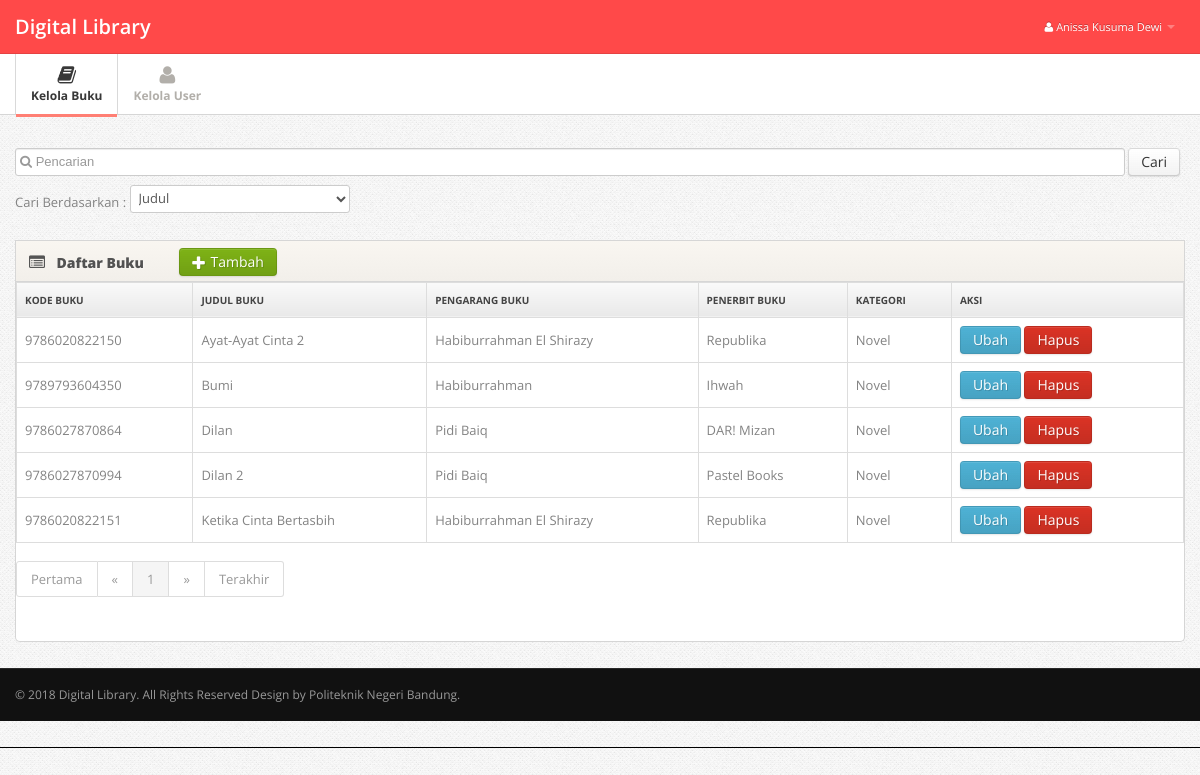
The app's page /admin/dashboard.php?page=buku (signed in) with its own data.
### tables this page shows
CREATE TABLE `tb_buku` (
  `kode_buku` char(13) NOT NULL,
  `judul` varchar(32) NOT NULL,
  `pengarang` varchar(32) NOT NULL,
  `penerbit` varchar(32) NOT NULL,
  `kategori` varchar(50) NOT NULL,
  `sinopsis` text NOT NULL,
  `deskripsi` text NOT NULL
);

### admin/asset/content/content-buku.php (the view, shortened to what this page needs)
<div class="main">
  <div class="main-inner">
    <div class="container">
        <div class="row">
            <div class="span12">
                <form action="cari-buku.php" method="get">
                    <input type="text" placeholder="&#xF002; Pencarian" style="width:94%;font-family:Arial, FontAwesome" name="cari" id="cari">
                        <input type="submit" value="Cari" class="btn" style="margin-bottom:9px;" name="submit">
                        Cari Berdasarkan :
                        <select name="pilihan" id="">
                            <option value="judul">Judul</option>
                        </select>
                    </form>
            </div>
        </div>
        <div class="row">
            <div class="span12">
                <div class="widget widget-nopad">
                <div class="widget-header"> <i class="icon-list-alt"></i>
                <h3> Daftar Buku</h3> <a href="dashboard.php?page=buku-tambah"><button class="btn btn-success"><i class="icon-plus" style="margin-right:2px;color:white; margin-left:0px"></i> Tambah</button></a>
            </div>
            <div class="widget-content">
                <div class="widget big-stats-container">
                    <?php
                        $page = (isset($_GET['hals']))? $_GET['hals'] : 1;
                        $limit = 10;
                        $limit_start = ($page - 1) * $limit;
                        $result = $conn->prepare("SELECT * FROM tb_buku ORDER BY judul ASC LIMIT ".$limit_start.",".$limit);
                        $result->execute();
                    ?>
                    <table class="table table-striped table-bordered datatable-extended">
                                    <thead>
                                        <tr>
                                            <th>Kode Buku</th>
                                            <th>Judul Buku</th>
                                            <th>Pengarang Buku</th>
                                            <th>Penerbit Buku</th>
                                            <th>Kategori</th>
                                            <th>Aksi</th>
                                        </tr>
                                    </thead>
                                    <tbody>
                                        <?php foreach($result as $row){ ?>
                                            <tr>
                                                <td><?php echo $row['kode_buku']?></td>
                                                <td><?php echo $row['judul']?></td>
                                                <td><?php echo $row['pengarang']?></td>
                                                <td><?php echo $row['penerbit']?></td>
                                                <td><?php echo $row['kategori']?></td>
                                                <td><a href="edit-buku.php?kode_buku=<?php echo $row['kode_buku']?>&src=daftarbuku"><button class="btn btn-info">Ubah</button></a>  <a href="action/hapus-buku.php?kode_buku=<?php echo $row['kode_buku'] ?>"><button class="btn btn-danger">Hapus</button></a></td>
                                            </tr>
                                        <?php } ?>
                                    </tbody>
                    </table>
                                                    <div style="cf">
														<center><ul class="pagination">
															<?php
															if($page == 1){
															?>
																<li class="disabled"><a href="#">Pertama</a></li>
																<li class="disabled"><a href="#">&laquo;</a></li>
															<?php
															}else{
																$link_prev = ($page > 1)? $page - 1 : 1;
															?>
																<li><a href="?page=buku&hals=1">Pertama</a></li>
																<li><a href="?page=buku&?hals=<?php echo $link_prev; ?>">&laquo;</a></li>
															<?php
															}
															?>
															<?php
																$sql2 = $conn->prepare("SELECT COUNT(*) AS jumlah FROM tb_buku ");
																$sql2->execute();
																$get_jumlah = $sql2->fetch();
																$jumlah_page = ceil($get_jumlah['jumlah'] / $limit);
																$jumlah_number = 3;
																$start_number = ($page > $jumlah_number)? $page - $jumlah_number : 1;
																$end_number = ($page < ($jumlah_page - $jumlah_number))? $page + $jumlah_number : $jumlah_page;
																for($i = $start_number; $i <= $end_number; $i++){
																	$link_active = ($page == $i)? ' class="active"' : '';
															?>
																<li<?php echo $link_active; ?>><a href="?page=buku&hals=<?php echo $i; ?>"><?php echo $i; ?></a></li>
															<?php
																}
															?>
															<?php
															if($page == $jumlah_page){
															?>
																<li class="disabled"><a href="#">&raquo;</a></li>
																<li class="disabled"><a href="#">Terakhir</a></li>
															<?php
															}else{
																$link_next = ($page < $jumlah_page)? $page + 1 : $jumlah_page;
															?>
																<li><a href="?page=buku&hals=<?php echo $link_next; ?>">&raquo;</a></li>
																<li><a href="?page=buku&hals=<?php echo $jumlah_page; ?>">Terakhir</a></li>
															<?php
															}
															?>
														</ul></center>
												    </div>
                </div>
            </div>
</div>
        </div>
    </div>
</div>

### admin/asset/header.php (shortened to what this page needs)
<div class="navbar navbar-fixed-top">
  <div class="navbar-inner">
    <div class="container"> <a class="brand" href="dashboard.php?page=buku">Digital Library </a>
      <div class="nav-collapse">
        <ul class="nav pull-right">
          <li class="dropdown">
            <a href="#" class="dropdown-toggle" data-toggle="dropdown"><i class="icon-user"></i>
                  <?php
                      $connection = new ConnectionDB();
                      $conn = $connection->getConnection();
                      try{
                        $sql = "SELECT * FROM tb_admin";
                        $result = $conn->prepare($sql);
                        $result->execute();
                        foreach($result as $pengguna){
                            if ($pengguna['username'] == $_SESSION['username']){
                              echo $pengguna['nama'];
                            }
                        }
                      }
                      catch (PDOException $e){
                        echo "ERROR : " . $e->getMessage();
                      }
                  ?>
            <b class="caret"></b></a>
          </li>
        </ul>
      </div>
    </div>
  </div>
</div>

### admin/css/style.css (style rules this page uses)
body { background: #f9f6f1; font: 13px/1.7em 'Open Sans'; }
input, button, select, textarea { font-family: 'Open Sans'; }
.table td { vertical-align: middle; }
.table-bordered th { background: #E9E9E9; background:-moz-linear-gradient(top, #FAFAFA 0%, #E9E9E9 100%); background:-webkit-gradient(linear, left top, left bottom, color-stop(0%,#FAFAFA), color-stop(100%,#E9E9E9)); background:-webkit-linear-gradient(top, #FAFAFA 0%,#E9E9E9 100%); background:-o-linear-gradient(top, #FAFAFA 0%,#E9E9E9 100%); background:-ms-linear-gradient(top, #FAFAFA 0%,#E9E9E9 100%); background:linear-gradient(top, #FAFAFA 0%,#E9E9E9 100%); filter: progid:DXImageTransform.Microsoft.gradient(startColorstr='#FAFAFA', endColorstr='#E9E9E9'); -ms-filter: "progid:DXImageTransform.Microsoft.gradient(startColorstr='#FAFAFA', endColorstr='#E9E9E9')"; font-size: 10px; color: #444; text-transform: uppercase; }
.navbar .container { position: relative; }
.navbar-inner { padding: 7px 0; background: #ff4949 !important; -moz-border-radius: 0; -webkit-border-radius: 0; border-radius: 0; }
.navbar-fixed-top { position: static; }
.navbar .nav a { font-size: 11px; }
.navbar .nav>li>a { color:#fff !important; }
.navbar .brand { font-weight: 600; position: relative; top: 2px; }
.main { padding-bottom: 2em; border-bottom: 1px solid #000; }
.widget { position: relative; clear: both; width: auto; margin-bottom: 2em; overflow: hidden; }
.widget-header { position: relative; height: 40px; line-height: 40px; background: #f9f6f1; background:-moz-linear-gradient(top, #f9f6f1 0%, #f2efea 100%); background:-webkit-gradient(linear, left top, left bottom, color-stop(0%,#f9f6f1), color-stop(100%,#f2efea)); background:-webkit-linear-gradient(top, #f9f6f1 0%,#f2efea 100%); background:-o-linear-gradient(top, #f9f6f1 0%,#f2efea 100%); background:-ms-linear-gradient(top, #f9f6f1 0%,#f2efea 100%); background:linear-gradient(top, #f9f6f1 0%,#f2efea 100%); filter: progid:DXImageTransform.Microsoft.gradient(startColorstr='#f9f6f1', endColorstr='#f2efea'); -ms-filter: "progid:DXImageTransform.Microsoft.gradient(startColorstr='#f9f6f1', endColorstr='#f2efea')"; border: 1px solid #d6d6d6; -webkit-background-clip: padding-box; }
.widget-header h3 { position: relative; top: 2px; left: 10px; display: inline-block; margin-right: 3em; font-size: 14px; font-weight: 800; color: #525252; line-height: 18px; text-shadow: 1px 1px 2px rgba(255,255,255,.5); }
.widget-header [class^="icon-"], .widget-header [class*=" icon-"] { display: inline-block; margin-left: 13px; margin-right: -2px; font-size: 16px; color: #555; vertical-align: middle; }
.widget-content { padding: 20px 15px 15px; background: #FFF; border: 1px solid #D5D5D5; -moz-border-radius: 5px; -webkit-border-radius: 5px; border-radius: 5px; }
.widget-header+.widget-content { border-top: none; -webkit-border-top-left-radius: 0; -webkit-border-top-right-radius: 0; -moz-border-radius-topleft: 0; -moz-border-radius-topright: 0; border-top-left-radius: 0; border-top-right-radius: 0; }
.widget-nopad .widget-content { padding: 0; }
.widget-content:before, .widget-content:after { content:""; display:table; }
.widget-content:after { clear:both; }
.widget-content { zoom:1; }

### admin/css/table2.css (style rules this page uses)
table { border-collapse: collapse; border-spacing: 0; }
td, th { padding: 0; }
.table { border-collapse: collapse !important; }
.table td, .table th { background-color: #fff !important; }
.table-bordered th, .table-bordered td { border: 1px solid #ddd !important; }

### admin/css/pages/signin.css (style rules this page uses)
body { background: url(../../img/body-bg.png); color:#838383; font: 13px/1.7em 'Open Sans'; }

### records on screen
tb_buku: kode_buku "9786020822150", judul "Ayat-Ayat Cinta 2", pengarang "Habiburrahman El Shirazy", penerbit "Republika", kategori "Novel"
tb_buku: kode_buku "9789793604350", judul "Bumi", pengarang "Habiburrahman", penerbit "Ihwah", kategori "Novel"
tb_buku: kode_buku "9786027870864", judul "Dilan", pengarang "Pidi Baiq", penerbit "DAR! Mizan", kategori "Novel"
tb_buku: kode_buku "9786027870994", judul "Dilan 2", pengarang "Pidi Baiq", penerbit "Pastel Books", kategori "Novel"
tb_buku: kode_buku "9786020822151", judul "Ketika Cinta Bertasbih", pengarang "Habiburrahman El Shirazy", penerbit "Republika", kategori "Novel"

### other values on screen
$pengguna['nama'] "Anissa Kusuma Dewi"
